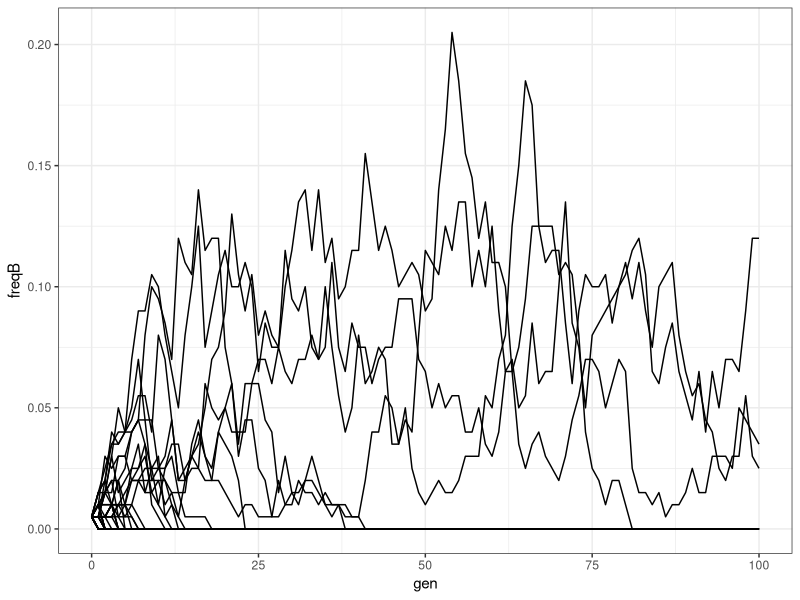
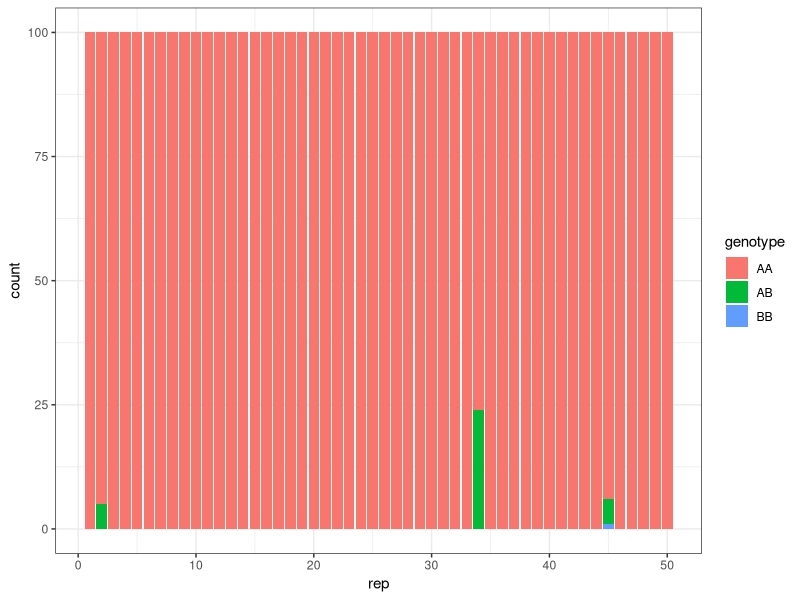

Recreate these plots in R, in order.
## ---- chunk 1

rep=50  # number of simulations
n_gen=100 # number of generations

generation <-  1
n_AA <-  99 # number of newborn individual with AA genotype
n_AB <-  1  # number of newborn individual with AB genotype
n_BB <-  0 # number of newborn individual with BB genotype
N <-  n_AA + n_AB + n_BB # total number of individuals

sAA <-  0 # advantage AA genotype
sAB <-  0 # advantage AB genotype
sBB <-  0 # advantage BB genotype

results <- data.frame(matrix(ncol = 7, nrow = 0)) # dataframe to put the results in

## ---- chunk 2
for (i in 1:rep){
  # initialize
  next_num <- c(n_AA, n_AB, n_BB)
  freqA <-  (2 * next_num[1] + next_num[2]) / (2 * N) 
  freqB <-  1 - freqA
  results <- rbind(results, c(i, 0, next_num, freqA, freqB))
  
  for (j in 1:n_gen){

    # effective frequency of allele after survival
    freqA <- ((2 * next_num[1]*(1 + sAA) + next_num[2] * (1 + sAB)) /
                (2 * (next_num[1] * (1 + sAA) + next_num[2] * (1 + sAB) + next_num[3] * (1 + sBB)))) # frequency of A allele in the population
    freqB <-  1 - freqA # frequency of B allele in the population
    
    # next generation
    next_num <- c(rmultinom(1, N, c(freqA * freqA, 2 * freqA * freqB, freqB * freqB)))
    
    # new frequency of allele
    freqA <-  (2 * next_num[1] + next_num[2]) / (2 * N) # frequency of A allele in the population
    freqB <-  1 - freqA

    results <- rbind(results, c(i, j, next_num, freqA, freqB))
    
  }
  
}

names(results) <- c("rep", "gen", "AA", "AB", "BB", "freqA", "freqB")
## ---- chunk 3
head (results)
## ---- chunk 4
# plot two figures
library(tidyverse)
library(ggplot2)

# color=group, if the last freqA is 0 or 1, highlight them.
ggplot(results, aes(gen, freqB, group = rep)) + geom_line()+theme_bw()
## ---- chunk 5
# [plot2] 
# results_sum <- data.frame(cbind(c("AA", "AB", "BB"), 
# colMeans(results[results$gen==n_gen,c("AA", "AB", "BB")]))) %>%
#   mutate(x="proportion", X2 = as.numeric(X2))

# gen is the generation we want to see
results_sum <- pivot_longer(results[results$gen == n_gen,c("rep", "AA", "AB", "BB")], 
                            cols=c("AA", "AB", "BB"), names_to="genotype", values_to="count")

ggplot(results_sum, aes(x=rep, y=count, fill=genotype)) +
  geom_col() +theme_bw()

